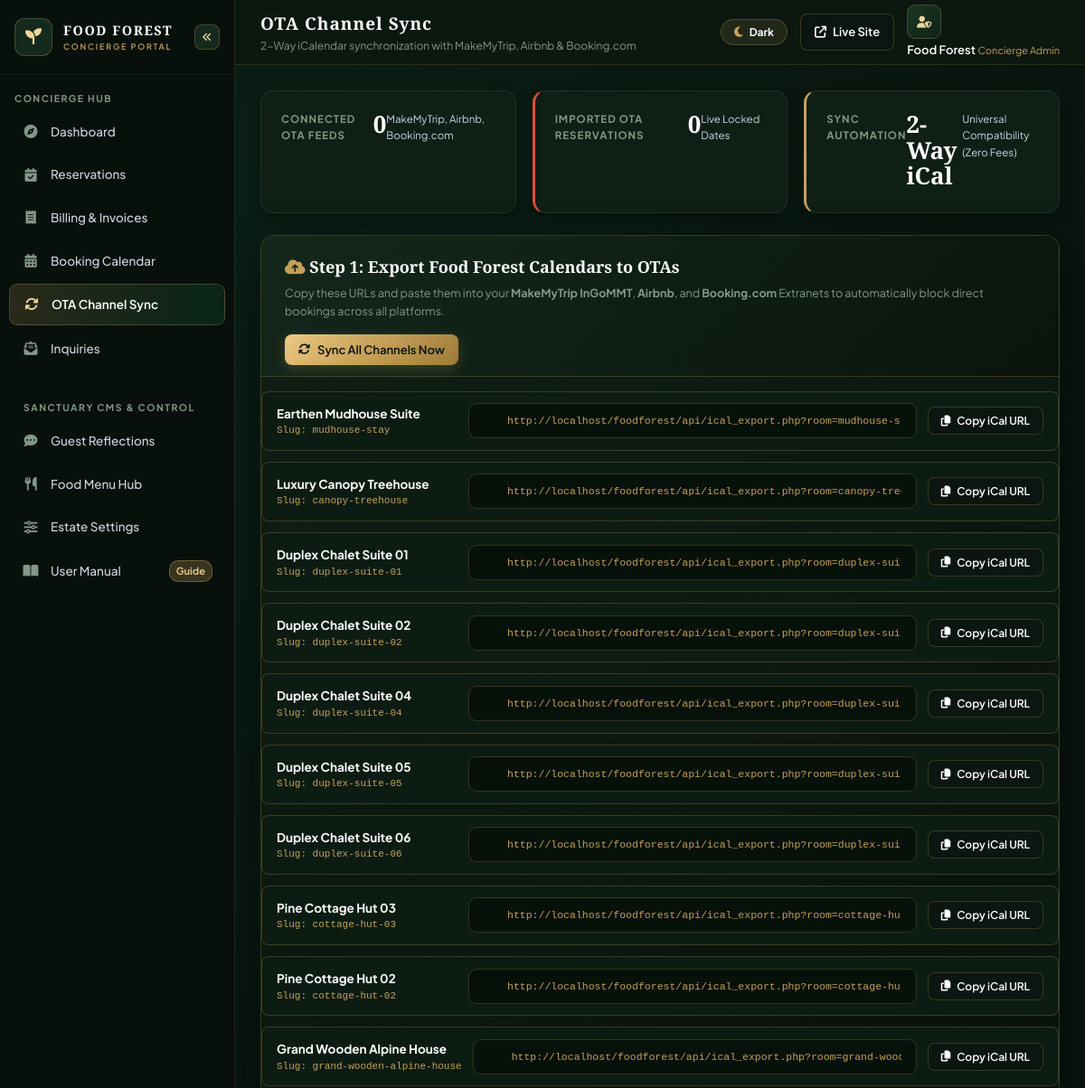
The app's page /admin/channel_sync.php (signed in, upper part), older data.
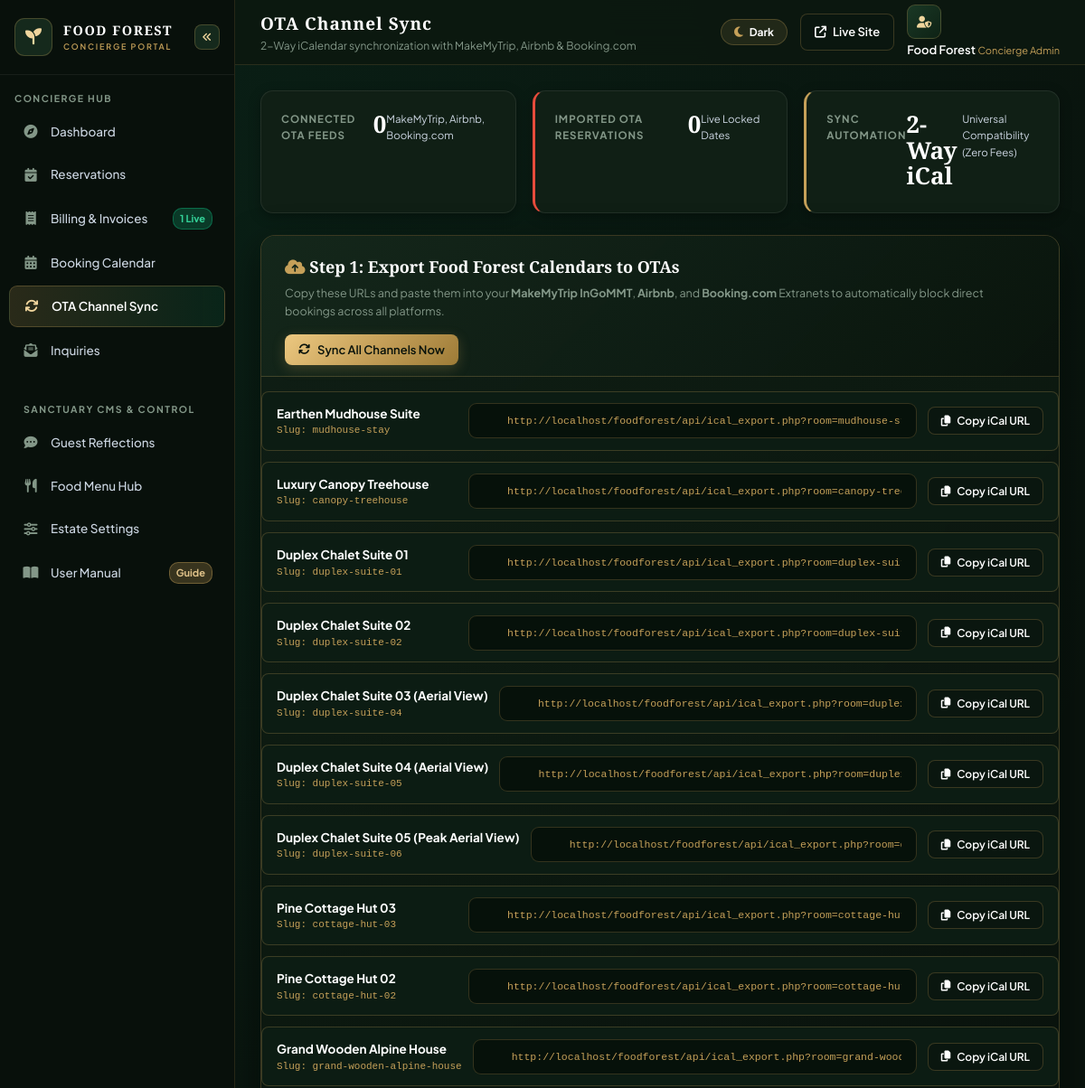
The same page, newer data.
### tables this page shows
CREATE TABLE `rooms` (
  `id` int(11) NOT NULL AUTO_INCREMENT,
  `slug` varchar(100) NOT NULL,
  `stay_type` varchar(50) DEFAULT 'treehouse',
  `structure_type` varchar(50) DEFAULT 'single_hut',
  `title` varchar(150) NOT NULL,
  `rate_per_night` decimal(10,2) NOT NULL,
  `single_room_rate` decimal(10,2) DEFAULT NULL,
  `extra_guest_rate` decimal(10,2) DEFAULT 1500.00,
  `extra_child_rate` decimal(10,2) DEFAULT 800.00,
  `elevation` varchar(100) DEFAULT NULL,
  `min_guests` int(11) DEFAULT 2,
  `base_guests` int(11) DEFAULT 2,
  `max_guests` int(11) DEFAULT 2,
  `description` text DEFAULT NULL,
  `amenities` text DEFAULT NULL,
  `inventory_checklist` text DEFAULT NULL,
  `image_url` varchar(255) DEFAULT NULL,
  `photos` text DEFAULT NULL,
  `interior_360_url` varchar(255) DEFAULT NULL,
  `tour_stages_json` longtext DEFAULT NULL,
  `is_available` tinyint(1) DEFAULT 1,
  `created_at` timestamp NOT NULL DEFAULT current_timestamp(),
  PRIMARY KEY (`id`),
  UNIQUE KEY `slug` (`slug`)
);

### admin/channel_sync.php (the view, shortened to what the changed rows need)
<?php
require_once __DIR__ . '/includes/header.php';
$pdo = get_db();
$protocol = (!empty($_SERVER['HTTPS']) && $_SERVER['HTTPS'] !== 'off' || $_SERVER['SERVER_PORT'] == 443) ? "https://" : "http://";
$host = $_SERVER['HTTP_HOST'];
$base_url = $protocol . $host . rtrim(dirname(dirname($_SERVER['PHP_SELF'])), '/\\');
$rooms = $pdo->query("SELECT id, slug, title, stay_type FROM rooms ORDER BY id ASC")->fetchAll(PDO::FETCH_ASSOC);
?>
<div class="adm-content-container">
    <div class="adm-card" style="margin-bottom: 24px;">
        <div style="display: flex; flex-direction: column; gap: 12px;">
            <?php foreach ($rooms as $r):
                $feed_export_url = $base_url . '/api/ical_export.php?room=' . urlencode($r['slug']);
            ?>
                <div style="display: flex; flex-wrap: wrap; justify-content: space-between; align-items: center; background: #0c1c13; border: 1px solid rgba(197,160,89,0.25); border-radius: 8px; padding: 12px 16px; gap: 12px;">
                    <div style="min-width: 200px;">
                        <span style="font-weight: 700; color: #FFFFFF; font-size: 13.5px;"><?php echo htmlspecialchars($r['title']); ?></span>
                        <span style="display: block; font-size: 11px; color: var(--adm-gold); font-family: monospace;">Slug: <?php echo htmlspecialchars($r['slug']); ?></span>
                    </div>
                    <div style="flex: 1; min-width: 260px; max-width: 600px;">
                        <input type="text" class="adm-input" readonly value="<?php echo htmlspecialchars($feed_export_url); ?>" id="feed-url-<?php echo $r['id']; ?>" style="font-family: monospace; font-size: 11.5px; background: #06110a; color: var(--adm-gold);" onclick="this.select()">
                    </div>
                    <div>
                        <button type="button" class="adm-btn-action outline" onclick="copyFeedUrl('feed-url-<?php echo $r['id']; ?>', this)" style="padding: 7px 14px; font-size: 12px;">
                            <i class="fa-solid fa-copy"></i> Copy iCal URL
                        </button>
                    </div>
                </div>
            <?php endforeach; ?>
        </div>
    </div>
</div>
<?php require_once __DIR__ . '/includes/footer.php'; ?>

### admin/includes/sidebar.php (shortened to what the changed rows need)
<?php
$current_script = basename($_SERVER['PHP_SELF']);
$pdo = get_db();
$inhouse_count = (int) $pdo->query("SELECT COUNT(*) FROM bookings WHERE status = 'inhouse'")->fetchColumn();
?>
<aside class="adm-sidebar" id="adm-sidebar">
    <ul class="adm-nav-list">
        <li class="adm-nav-item">
            <a href="billing.php" class="adm-nav-link <?php echo (in_array($current_script, ['billing.php', 'print_bill.php'])) ? 'active' : ''; ?>" title="Billing & Invoices">
                <i class="fa-solid fa-receipt"></i>
                <span>Billing & Invoices</span>
                <?php if ($inhouse_count > 0): ?>
                    <span class="adm-nav-badge" style="background: rgba(16, 185, 129, 0.25); color: #34D399; border: 1px solid rgba(16, 185, 129, 0.4);" title="<?php echo $inhouse_count; ?> in-house guests"><?php echo $inhouse_count; ?> Live</span>
                <?php endif; ?>
            </a>
        </li>
    </ul>
</aside>

Row changes from the older to the newer data that the page shows:
changed rooms "duplex-suite-04": title "Duplex Chalet Suite 04" → "Duplex Chalet Suite 03 (Aerial View)"
changed rooms "duplex-suite-05": title "Duplex Chalet Suite 05" → "Duplex Chalet Suite 04 (Aerial View)"
changed rooms "duplex-suite-06": title "Duplex Chalet Suite 06" → "Duplex Chalet Suite 05 (Peak Aerial View)"
Text that changed along with them:
$inhouse_count: (not shown) → "1"
text now shown: "Live"
